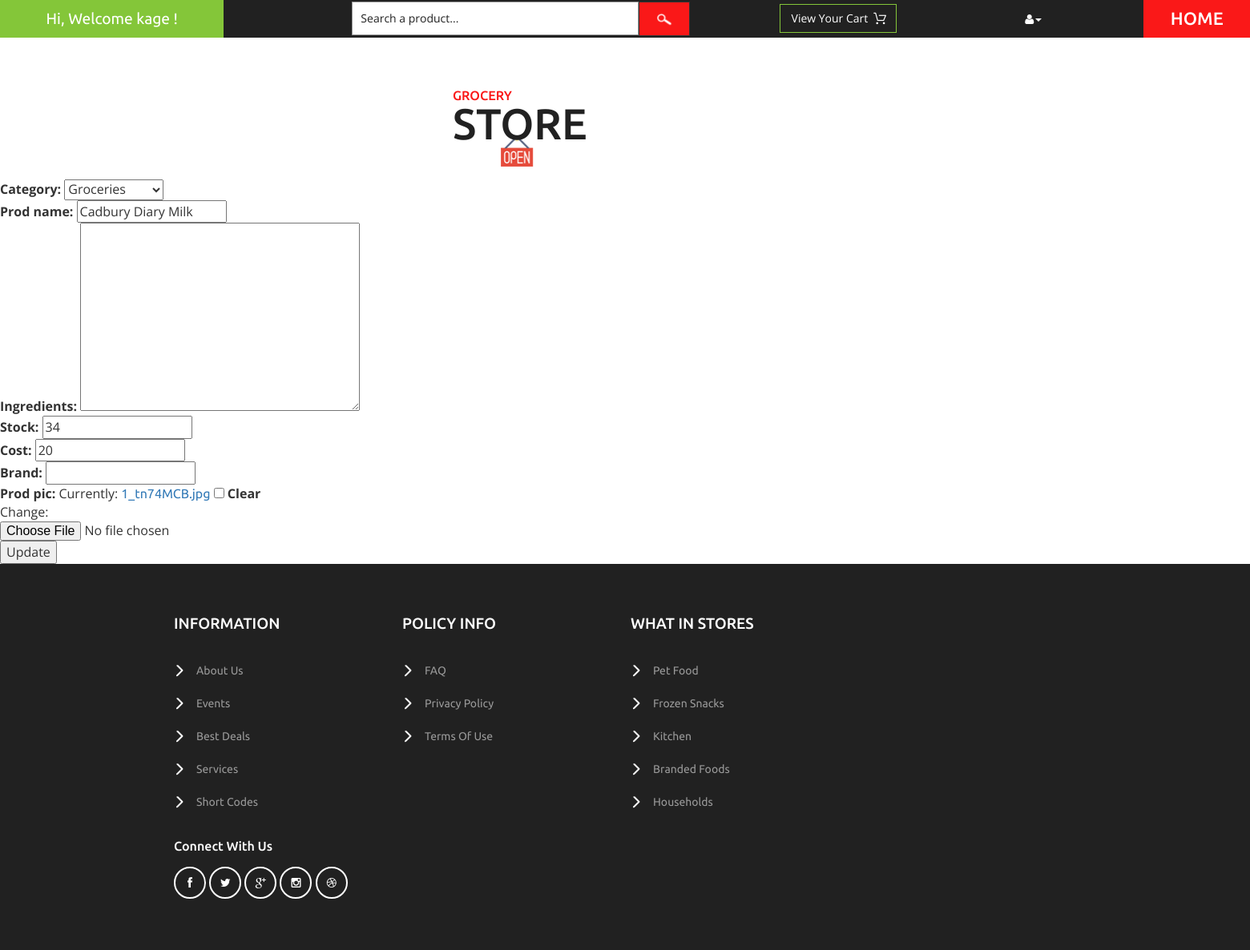
The app's page /vendor/modify/42/ (signed in), older data.
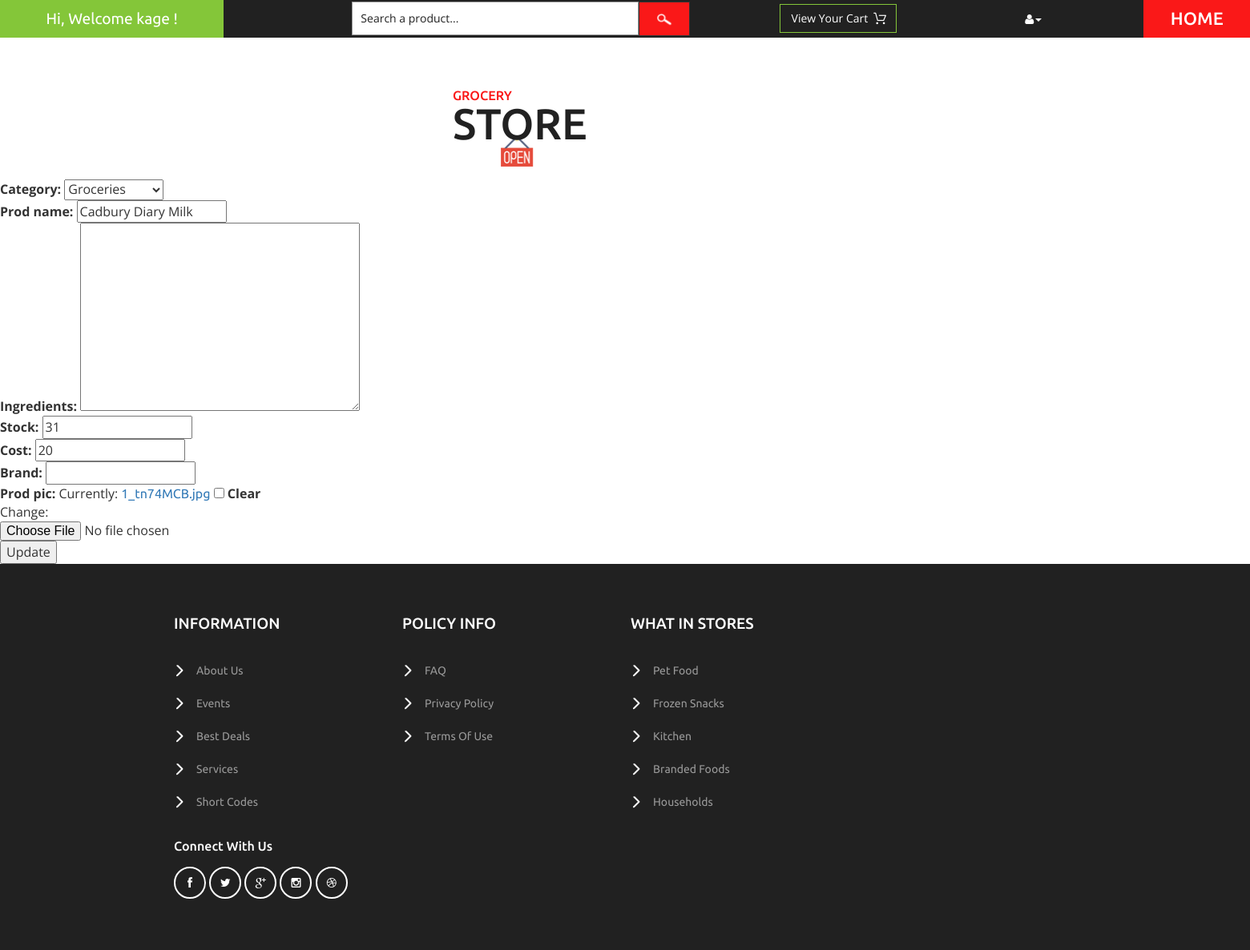
The same page, newer data.
### vendor/models.py (models this page shows, shortened)
class Product(models.Model):
    category = models.ForeignKey(Category, on_delete=models.CASCADE)
    prod_name = models.CharField(max_length=150)
    ingredients = models.TextField(max_length=264, blank=True)
    stock = models.IntegerField(default=0)
    cost = models.IntegerField(default=0)
    brand = models.CharField(max_length=150, blank=True)
    prod_pic = models.FileField(upload_to='documents/', blank=True)
    created_at = models.DateTimeField(auto_now_add=True)
    updated_at = models.DateTimeField(auto_now=True)

### vendor/views.py (the view)
# urls.py: path('modify/<int:id>/', views.modify_products, name='modify_products'),
@login_required(login_url='vendor:actor_authentication:login_all')
@vendor_required
def modify_products(request, id):
    product = Product.objects.get(pk=id)
    if request.method == 'POST':
        form = ProductsAdd(request.POST, request.FILES, instance=product)
        if form.is_valid():
            form.save()
            return redirect('vendor:view_products')
    else:
        form = ProductsAdd(instance=product)
    return render(request, 'vendor/modify_product.html', {'form': form})

### vendor/forms.py
class ProductsAdd(forms.ModelForm):
    class Meta:
        model = Product
        fields = '__all__'

### vendor/models.py (called while the page is built)
    def __str__(self):
        return self.cat_name

### vendor/templates/vendor/modify_product.html (shortened to what this page needs)
{% extends 'vendor/base.html' %}
{% block content %}
<form method="post" enctype="multipart/form-data">
{{ form.as_p }}
<input type="submit" value="Update">
</form>
{% endblock %}

Row changes from the older to the newer data that the page shows:
changed Product "Groceries": stock "34" → "31"
